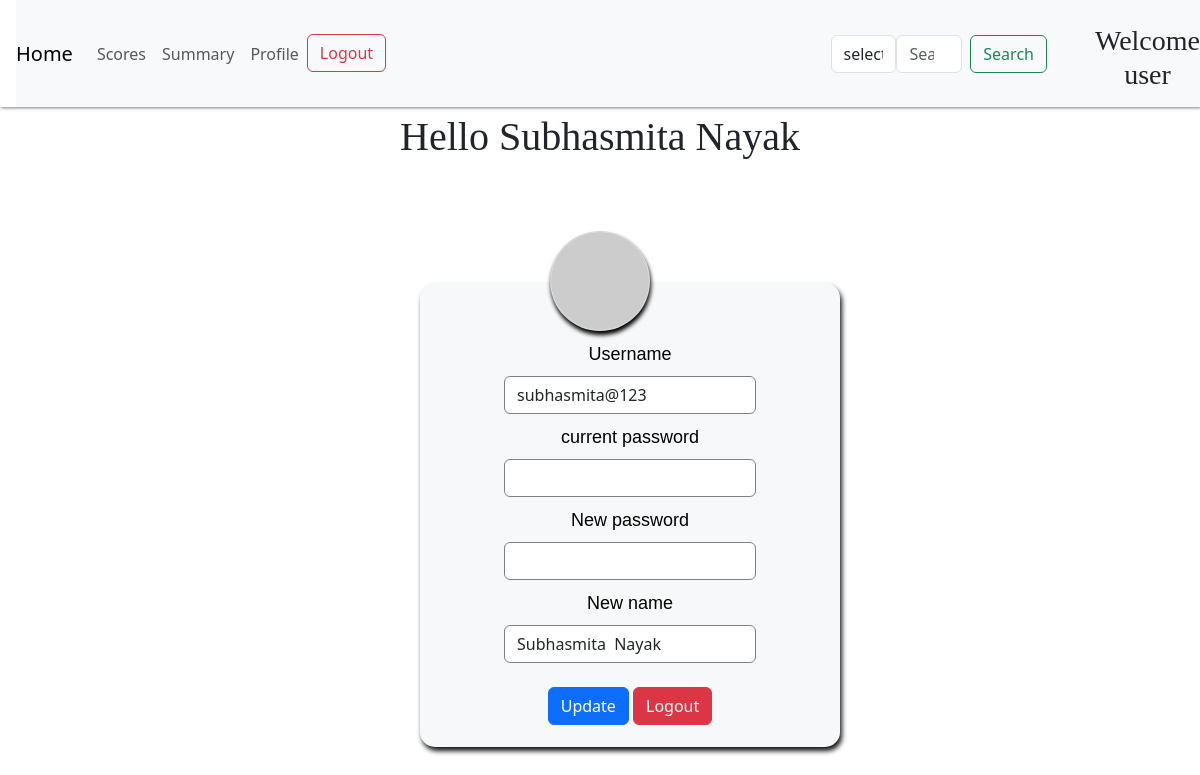
The page /profile (signed in) on the database its author committed.
### models.py (models this page shows)
class User(db.Model):
    id = db.Column(db.Integer, primary_key=True, autoincrement=True)
    username = db.Column(db.String(35), unique=True, nullable=False)
    passhash=db.Column(db.String(256), nullable=False)
    fullName=db.Column(db.String(70), nullable=False)
    qualification=db.Column(db.String(50))
    dob=db.Column(db.Date, nullable=True)
    score=db.relationship('Scores', backref='user', lazy=True)

### routes.py (the view)
@app.route('/profile')
@auth_require
def profile():
    user=User.query.get(session['user_id'])
    return render_template('user_profile.html', user=user)

### routes.py (called while the page is built)
def auth_require(func):
    @wraps(func)
    def inner(*args, **kwargs):
        if 'user_id' in session:
            return func(*args, **kwargs)
        else:
            flash("please login to continue")
            return redirect(url_for('login'))
    return inner

### templates/user_profile.html (shortened to what this page needs)
<!DOCTYPE html>
<html lang="en">
<head>
    <link rel="stylesheet" href="{{ url_for('static', filename= 'style_index.css') }}">
    <link href="https://cdn.jsdelivr.net/npm/bootstrap@5.3.2/dist/css/bootstrap.min.css" rel="stylesheet">
    <link rel="stylesheet" href="https://cdnjs.cloudflare.com/ajax/libs/aos/2.3.4/aos.css">
    <link rel="stylesheet" href="https://cdnjs.cloudflare.com/ajax/libs/font-awesome/6.7.2/css/all.min.css">
    <link href="https://cdn.jsdelivr.net/npm/bootstrap@5.3.3/dist/css/bootstrap.min.css" rel="stylesheet">
</head>
<body>
<div class="usernav" style="box-shadow: 1px 1px 3px grey;">
<nav class="navbar navbar-expand-lg navbar-light bg-light" style="margin-left: 1rem;">
    <a href="{{ url_for('user_dashboard') }}" class="navbar-brand">Home</a>
    <div class="collapse navbar-collapse" id="navbarSupportedContent">
        <ul class="navbar-nav mr-auto">
            <li class="nav-item active">
                <a href="{{ url_for('user_scores') }}" class="nav-link">Scores</a>
            </li>
            <li class="nav-item">
                <a href="{{ url_for('user_summary') }}" class="nav-link">Summary</a>
            </li>
            <li class="nav-item">
                <a href="{{ url_for('profile') }}" class="nav-link">Profile</a>
            </li>
            <li class="nav-item">
                <a href="{{ url_for('login') }}" class="btn btn-outline-danger">Logout</a>
            </li>
            </ul>
            <form method="GET" action="/user_dashboard"  class="form-inline my-2 my-lg-0" style="display: flex; margin-left:40%">
                <select class="form-control mr-sm-2" type="search" style="margin-left: 0rem;" name="search_type">
                  <option value="" disable selected>select</option>
                </select>
                <input class="form-control mr-sm-2" type="search" placeholder="Search" aria-label="Search" name="query" value="{{ query or '' }}">
                <button class="btn btn-outline-success my-2 my-sm-0" type="submit" style="margin-left: 0.5rem; margin-right:1rem;">Search</button>
              </form>
              <div>
                <h3 class="wel" id="wel">Welcome user</h3>
              </div>
    </div>
</nav>
</div>
<div>
  <div style="text-align:center; font-family:cursive; font-weight:lighter; font-size:40px" >
    Hello {{ user.fullName }}
</div >
<div class="profile-form">
    <div class="profile-pic" id="profile-pic">
        <img src="https://api.dicebear.com/6.x/lorelei/svg?seed={{ user.fullName }}" width="100" alt="profile-pic" id="user-pic" style="border-radius: 50%; backface-visibility:hidden;">
    </div>
     <form action="/profile" method="post" class="form" id="user-form">
    <div class="uf">
        <div class="form_group">
            <label for="username" class="form-label" >Username</label>
            <input type="text" name="username" id="username" class="form-control" value="{{ user.username }}" required style="border: 1px solid grey;">
        </div>
        <div class="form-group">
            <label for="cpassword" class="form-label">current password</label>
            <input type="password" name="cpassword" id="cpassword" class="form-control" required style="border: 1px solid grey;">
        </div>
        <div class="form-group">
            <label for="password" class="form-label">New password</label>
            <input type="password" name="password" id="password" class="form-control" required style="border: 1px solid grey;">
        </div>
        <div class="form-group">
            <label for="fullname" class="form-label">New name</label>
            <input type="text" name="fullname" id="fullname" value="{{ user.fullName }}" class="form-control" style="border: 1px solid grey;">
        </div>
        <br>
        <div class="form-group">
            <input type="submit" value="Update" class="btn btn-primary">
            <a href="{{ url_for('logout') }}" class="btn btn-danger">Logout</a>
        </div>
    </div>
     </form>
</div>
</body>
</html>

### static/style_index.css (style rules this page uses)
body,html { height: 100%; margin: 0%; padding: 0%; background: none !important; }
.form-label { color: rgb(255, 255, 255); font-family:Verdana, Geneva, Tahoma, sans-serif; padding-top: 10px; text-shadow: 1px 1px 2px black; font-size: large; }
.form-control { background-color: whitesmoke; }
#wel.wel { position: relative; text-align: center; font-family:poppins; padding-top:1rem; margin-left:2rem; }
#user-pic { position: relative; border-radius: 35%; border:1px solid rgba(123, 112, 112,0.3); box-shadow: 1px 4px 4px black; top:2rem; backface-visibility: hidden; background: #ffffff; z-index: 4 !important; transition: transform 0.3s ease-in-out; }
.profile-form { position: relative; width:50%; height:90%; left:25%; align-items: center; text-align: center; top:0rem; }
#user-form { z-index: 0; position: relative; width: 60%; left: 20%; height: 29rem; border: 0px solid rgba(0, 0, 0, 0.3); bottom: 2rem; top:-1rem; backdrop-filter: blur(10px); box-shadow: 2px 4px 5px rgb(22, 22, 22); border-radius: 15px; background: rgba(214, 221, 226, 0.2); }
.uf { position: relative; width: 60%; left:20%; margin-bottom: 20%; top: 3rem; margin-bottom: 3px; }
.uf .form-label { color: black; text-shadow: none; }
.profile-form { margin-top: 5rem; margin-top: 2rem; }
#user-form { position: relative; width: 70%; }

### rows shown on the page
User: fullName "Subhasmita Nayak", username "subhasmita@123", fullname "Subhasmita Nayak"
